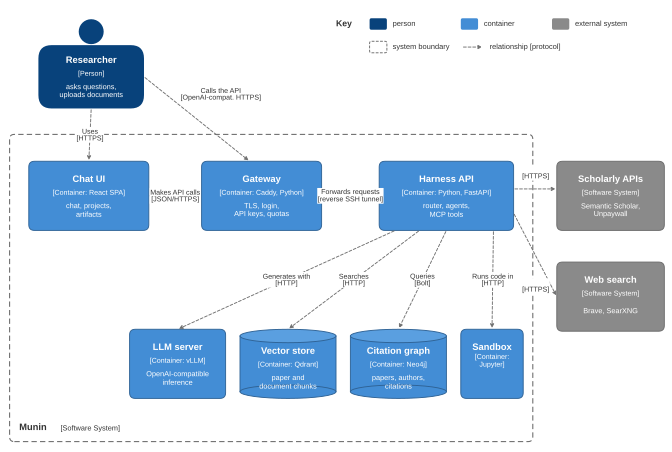

The Python source for this figure:
"""C4 container diagram (level 2) of Munin, in classic C4 notation.

A candidate alternative to panel (a) of fig_architecture: it shows what exists
and how the parts connect (typed boxes, one-way relationships labelled with a
verb and a protocol, a system boundary and a key), where panel (a) shows the
trust boundary and who opens which connection. Not in the paper yet.

Unlike fig_architecture this names the technologies, as C4 does; they are
typed in below, not read from the code.

    python3 docs/paper-kit/figures/archive/fig_c4_containers.py            # pdf + png + svg
"""

from __future__ import annotations

import argparse
import sys
from pathlib import Path

import matplotlib

matplotlib.use("Agg")
import matplotlib.pyplot as plt  # noqa: E402
from matplotlib.patches import (Circle, Ellipse, FancyArrowPatch,  # noqa: E402
                                FancyBboxPatch, Rectangle)

HERE = Path(__file__).resolve().parent
sys.path.insert(0, str(HERE))
sys.path.insert(0, str(HERE.parent))     # _style
import _style as S  # noqa: E402

# Classic C4 palette
PERSON, CONT, EXT, INK = "#08427B", "#438DD5", "#8A8A8A", "#333333"
HEIGHT = 4.7


def text3(ax, x, y, name, kind, desc, color="white"):
    ax.text(x, y + 0.17, name, ha="center", va="center", fontsize=7, fontweight="bold", color=color)
    ax.text(x, y + 0.03, kind, ha="center", va="center", fontsize=5.3, color=color)
    ax.text(x, y - 0.15, desc, ha="center", va="center", fontsize=5.5, color=color,
            linespacing=1.15)


def box(ax, x, y, w, h, name, kind, desc, fc=CONT):
    ax.add_patch(FancyBboxPatch((x, y), w, h, boxstyle="round,pad=0,rounding_size=0.06",
                                fc=fc, ec="#2E6295" if fc == CONT else "#6B6B6B", lw=0.7))
    text3(ax, x + w / 2, y + h / 2, name, kind, desc)
    return (x, y, w, h)


def db(ax, x, y, w, h, name, kind, desc):
    e = 0.14
    ax.add_patch(Rectangle((x, y + e / 2), w, h - e, fc=CONT, ec="none"))
    ax.add_patch(Ellipse((x + w / 2, y + e / 2), w, e, fc=CONT, ec="#2E6295", lw=0.7))
    ax.plot([x, x], [y + e / 2, y + h - e / 2], color="#2E6295", lw=0.7)
    ax.plot([x + w, x + w], [y + e / 2, y + h - e / 2], color="#2E6295", lw=0.7)
    ax.add_patch(Ellipse((x + w / 2, y + h - e / 2), w, e, fc="#5A9FE0", ec="#2E6295", lw=0.7))
    text3(ax, x + w / 2, y + h / 2 - 0.04, name, kind, desc)
    return (x, y, w, h)


def rel(ax, p0, p1, lab, tech, lx=None, ly=None, rad=0.0, color="#707070"):
    ax.add_patch(FancyArrowPatch(p0, p1, arrowstyle="-|>", mutation_scale=6, color=color,
                                 lw=0.7, ls=(0, (3, 2)), shrinkA=1, shrinkB=1,
                                 connectionstyle=f"arc3,rad={rad}", zorder=1))
    lx = (p0[0] + p1[0]) / 2 if lx is None else lx
    ly = (p0[1] + p1[1]) / 2 if ly is None else ly
    ax.text(lx, ly, f"{lab}\n[{tech}]", ha="center", va="center", fontsize=5.3, color=INK,
            linespacing=1.1, bbox=dict(fc="white", ec="none", pad=0.4), zorder=3)


def draw(ax):
    """Draw the diagram into ax, in inches over a FULL_WIDTH x HEIGHT area."""
    # Person
    px, py = 0.95, 3.85
    ax.add_patch(Circle((px, py + 0.52), 0.13, fc=PERSON, ec="none"))
    ax.add_patch(FancyBboxPatch((px - 0.55, py - 0.28), 1.1, 0.66,
                                boxstyle="round,pad=0,rounding_size=0.14", fc=PERSON, ec="none"))
    text3(ax, px, py + 0.05, "Researcher", "[Person]", "asks questions,\nuploads documents")

    # System boundary
    ax.add_patch(FancyBboxPatch((0.1, 0.1), 5.45, 3.2, boxstyle="round,pad=0,rounding_size=0.05",
                                fc="none", ec="#6B6B6B", lw=0.8, ls=(0, (5, 3))))
    ax.text(0.2, 0.2, "Munin", fontsize=7, fontweight="bold", color=INK, va="bottom")
    ax.text(0.2 + 0.43, 0.2, "[Software System]", fontsize=5.5, color=INK, va="bottom")

    W, H = 1.25, 0.72
    chat = box(ax, 0.3, 2.3, W, H, "Chat UI", "[Container: React SPA]", "chat, projects,\nartifacts")
    gw = box(ax, 2.1, 2.3, W, H, "Gateway", "[Container: Caddy, Python]", "TLS, login,\nAPI keys, quotas")
    har = box(ax, 3.95, 2.3, 1.4, H, "Harness API", "[Container: Python, FastAPI]",
              "router, agents,\nMCP tools")
    W2 = 1.0
    llm = box(ax, 1.35, 0.55, W2, H, "LLM server", "[Container: vLLM]", "OpenAI-compatible\ninference")
    vec = db(ax, 2.5, 0.55, W2, H, "Vector store", "[Container: Qdrant]", "paper and\ndocument chunks")
    gra = db(ax, 3.65, 0.55, W2, H, "Citation graph", "[Container: Neo4j]", "papers, authors,\ncitations")
    sbx = box(ax, 4.8, 0.55, 0.65, H, "Sandbox", "[Container:\nJupyter]", "")

    sch = box(ax, 5.8, 2.3, 1.12, H, "Scholarly APIs", "[Software System]",
              "Semantic Scholar,\nUnpaywall", fc=EXT)
    web = box(ax, 5.8, 1.25, 1.12, H, "Web search", "[Software System]", "Brave, SearXNG", fc=EXT)

    def top(b, f=0.5): return (b[0] + b[2] * f, b[1] + b[3])
    def bot(b, f=0.5): return (b[0] + b[2] * f, b[1])
    def left(b, f=0.5): return (b[0], b[1] + b[3] * f)
    def right(b, f=0.5): return (b[0] + b[2], b[1] + b[3] * f)

    rel(ax, (px, py - 0.28), top(chat), "Uses", "HTTPS")
    rel(ax, (px + 0.55, py + 0.05), top(gw, 0.4), "Calls the API", "OpenAI-compat. HTTPS",
        lx=2.3, ly=3.72)
    rel(ax, right(chat), left(gw), "Makes API calls", "JSON/HTTPS")
    rel(ax, right(gw), left(har), "Forwards requests", "reverse SSH tunnel")
    rel(ax, bot(har, 0.12), top(llm), "Generates with", "HTTP")
    rel(ax, bot(har, 0.3), top(vec), "Searches", "HTTP")
    rel(ax, bot(har, 0.5), top(gra), "Queries", "Bolt")
    rel(ax, bot(har, 0.85), top(sbx), "Runs code in", "HTTP")
    rel(ax, right(har, 0.6), left(sch, 0.6), "", "HTTPS", lx=5.58, ly=2.9)
    rel(ax, right(har, 0.25), left(web), "", "HTTPS", lx=5.58, ly=1.72)

    # Key
    kx, ky = 3.5, 4.45
    ax.text(kx, ky, "Key", fontsize=6.5, fontweight="bold", color=INK, va="center")
    items = [(PERSON, "person"), (CONT, "container"), (EXT, "external system")]
    for i, (c, t) in enumerate(items):
        x = kx + 0.35 + i * 0.95
        ax.add_patch(FancyBboxPatch((x, ky - 0.06), 0.18, 0.12,
                                    boxstyle="round,pad=0,rounding_size=0.02", fc=c, ec="none"))
        ax.text(x + 0.24, ky, t, fontsize=5.6, color=INK, va="center")
    ax.add_patch(FancyBboxPatch((kx + 0.35, ky - 0.3), 0.18, 0.12,
                                boxstyle="round,pad=0,rounding_size=0.02", fc="none", ec="#6B6B6B",
                                lw=0.7, ls=(0, (3, 1.5))))
    ax.text(kx + 0.59, ky - 0.24, "system boundary", fontsize=5.6, color=INK, va="center")
    ax.add_patch(FancyArrowPatch((kx + 1.3, ky - 0.24), (kx + 1.55, ky - 0.24), arrowstyle="-|>",
                                 mutation_scale=6, color="#707070", lw=0.7, ls=(0, (3, 2))))
    ax.text(kx + 1.6, ky - 0.24, "relationship  [protocol]", fontsize=5.6, color=INK, va="center")


def build():
    """Draw the diagram; returns the figure."""
    fig = plt.figure(figsize=(S.FULL_WIDTH, HEIGHT))
    ax = fig.add_axes([0, 0, 1, 1])
    ax.set_xlim(0, S.FULL_WIDTH)
    ax.set_ylim(0, HEIGHT)
    ax.set_aspect("equal")
    ax.axis("off")
    draw(ax)
    return fig


def main() -> None:
    ap = argparse.ArgumentParser(description=__doc__.split("\n\n")[0])
    ap.add_argument("--out", default=str(HERE / "fig_c4_containers"),
                    help="output path without extension")
    ap.add_argument("--formats", default="pdf,png,svg")
    args = ap.parse_args()

    font = S.apply()
    fig = build()
    for ext in args.formats.split(","):
        fig.savefig(f"{args.out}.{ext}", metadata={"CreationDate": None}
                    if ext == "pdf" else ({"Date": None} if ext == "svg" else None))
        print(f"wrote {args.out}.{ext}  (font: {font})")


if __name__ == "__main__":
    main()
